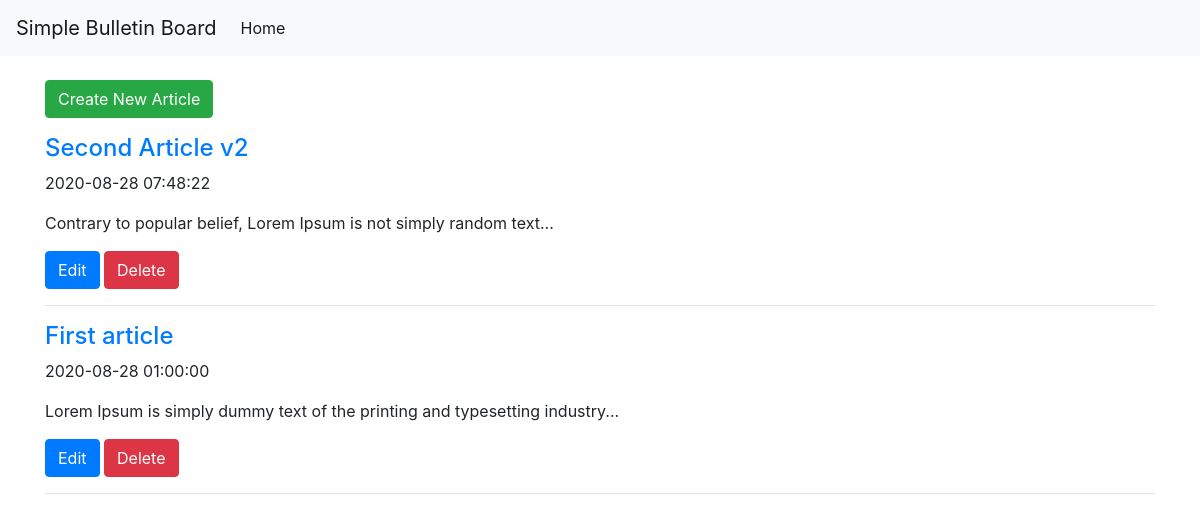
The page / on the database its author committed.
### tables this page shows
CREATE TABLE `article` (
  `article_id` int(11) NOT NULL,
  `title` varchar(255) NOT NULL,
  `content` varchar(255) NOT NULL,
  `created_date` datetime NOT NULL,
  `votes` int(11) NOT NULL DEFAULT '0',
  `removed` int(11) NOT NULL DEFAULT '0'
);

### index.php (the view, shortened to what this page needs)
<?php
include 'config.php';
?>
<html>
<head>
</head>
<link rel="stylesheet" href="https://stackpath.bootstrapcdn.com/bootstrap/4.1.3/css/bootstrap.min.css">
<body>
  <nav class="navbar navbar-expand-lg navbar-light bg-light">
  <a class="navbar-brand" href="#">Simple Bulletin Board</a>
  <div class="collapse navbar-collapse" id="navbarSupportedContent">
    <ul class="navbar-nav mr-auto">
      <li class="nav-item active">
        <a class="nav-link" href="index.php">Home <span class="sr-only">(current)</span></a>
      </li>
  </div>
</nav>
<br>
<div class="container">
  <div class="row">
    <div class="col-md-12">
      <a class="btn btn-success" href="add.php">Create New Article</a>
      <?php
        $stmt = $conn->prepare('SELECT * FROM article WHERE removed = 0 ORDER BY article_id DESC');
        $stmt->execute();
        if($row=$stmt->rowCount() > 0){
          while($row = $stmt->fetch(PDO::FETCH_ASSOC)){
            extract($row);
            ?>
            <div class="article-entry mt-3">
              <a href="view_article.php?article_id=<?php echo $row['article_id'];?>"><h4><?php echo $row['title'];?></h4></a>
              <p><?php echo $row['created_date'];?></p>
              <p><?php $snippet = myTruncate( $row['content'], 10);?></p>
              <p><?php echo $snippet;?></p>
              <div class="row">
                <div class="col-md-12">
                <a class="btn btn-primary" href="edit.php?article_id=<?php echo $row['article_id'];?>">Edit</a>
                <a class="btn btn-danger" onclick="return confirm('Are you sure you want to delete this article');" href="delete.php?article_id=<?php echo $row['article_id'];?>">Delete</a>
                </div>
              </div>
            </div>
            <hr>
            <?php
          }
        }
      ?>
    </div>
  </div>
</div>
<?php
function myTruncate($string, $limit, $break=".", $pad="...")
{
  if(false !== ($breakpoint = strpos($string, $break, $limit))) {
    if($breakpoint < strlen($string) - 1) {
      $string = substr($string, 0, $breakpoint) . $pad;
    }
  }
  return $string;
}
?>
</body>
</html>

### rows shown on the page
article: title "Second Article v2", created_date "2020-08-28 07:48:22", content "Contrary to popular belief, Lorem Ipsum is not simply random text..."
article: title "First article", created_date "2020-08-28 01:00:00", content "Lorem Ipsum is simply dummy text of the printing and typesetting industry..."
